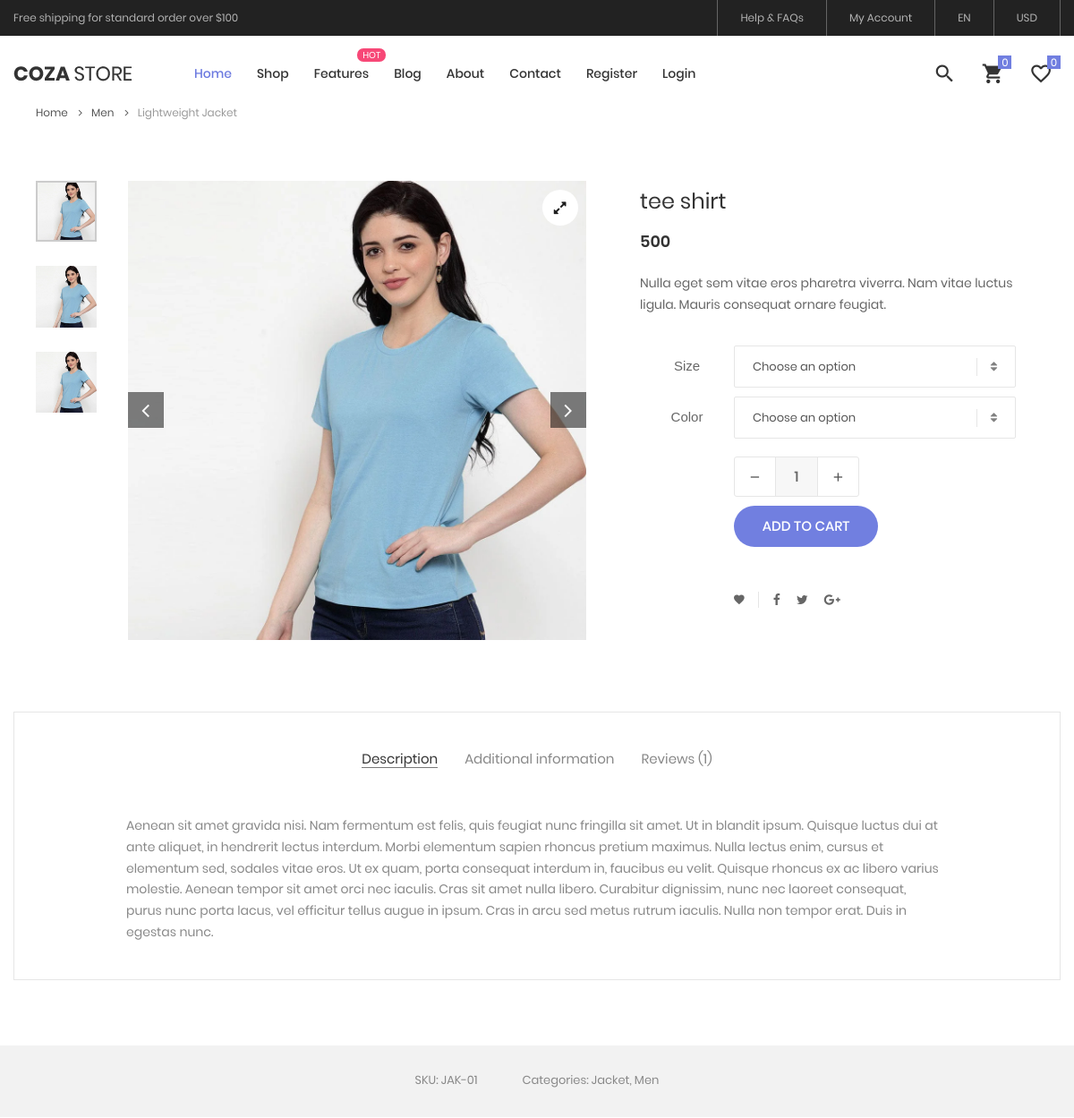
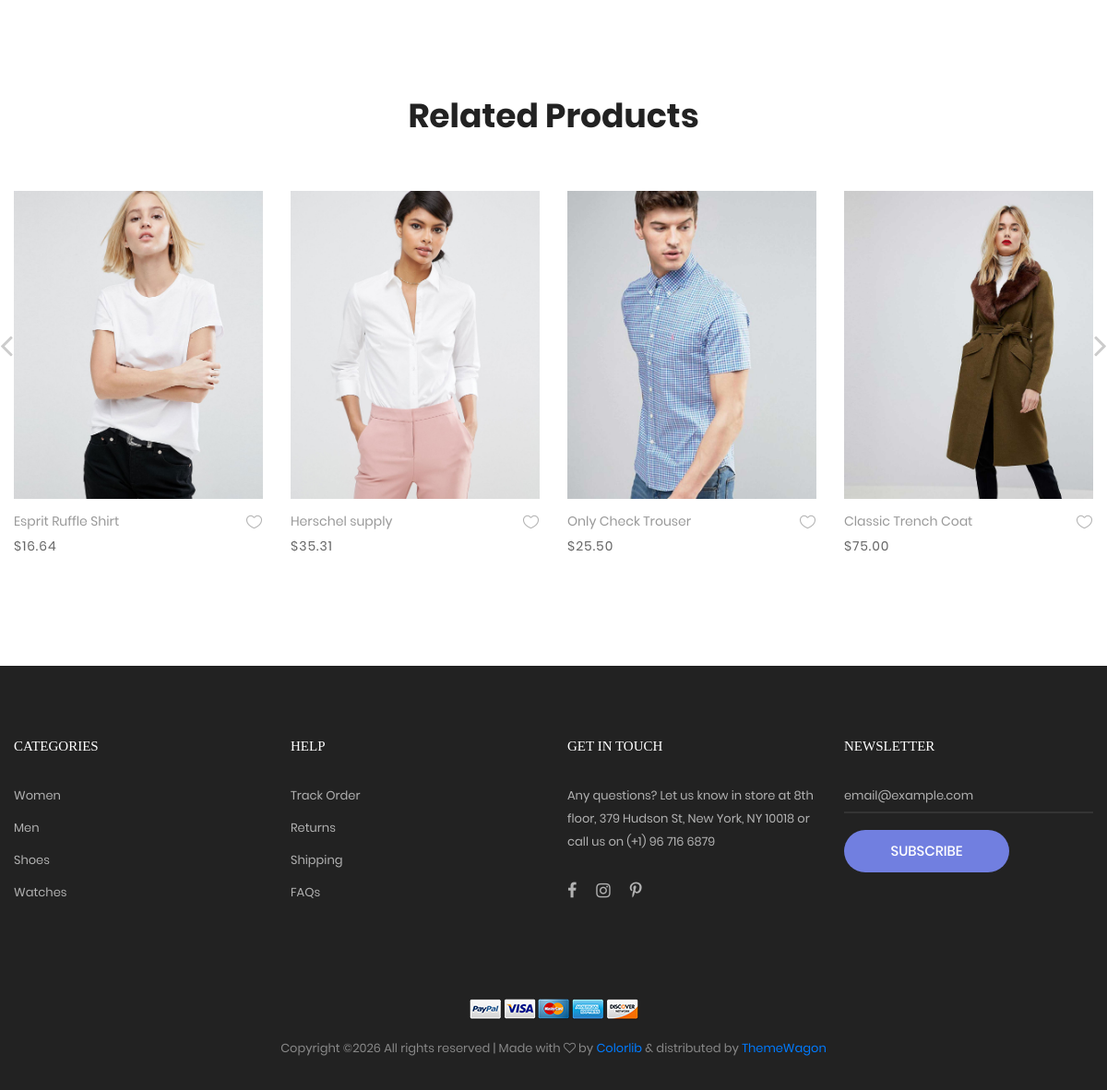
The page /product-detail.php?id=8 on the database its author committed (2 pictures, top to bottom).
### tables this page shows
CREATE TABLE `add_product` (
  `p_id` int(11) NOT NULL,
  `p_name` varchar(50) DEFAULT NULL,
  `p_description` varchar(50) DEFAULT NULL,
  `p_price` int(11) DEFAULT NULL,
  `p_qnty` int(11) DEFAULT NULL,
  `p_status` varchar(50) DEFAULT 'in stock',
  `p_image` text DEFAULT NULL,
  `category_id` int(11) DEFAULT NULL
);

### product-detail.php (the view, shortened to what this page needs)
<?php
include_once 'header.php'
?>
	<div class="container mt-5">
		<div class="bread-crumb flex-w p-l-25 p-r-15 p-t-30 p-lr-0-lg">
			<a href="index.php" class="stext-109 cl8 hov-cl1 trans-04">
				Home
				<i class="fa fa-angle-right m-l-9 m-r-10" aria-hidden="true"></i>
			</a>
			<a href="product.html" class="stext-109 cl8 hov-cl1 trans-04">
				Men
				<i class="fa fa-angle-right m-l-9 m-r-10" aria-hidden="true"></i>
			</a>
			<span class="stext-109 cl4">
				Lightweight Jacket
			</span>
		</div>
	</div>
	<?php
	include_once 'connection.php';
	if(isset($_GET['id'])){
		$id = $_GET['id'];
		$product = mysqli_query($con, "SELECT * FROM add_product where p_id = '$id' ");
		$fetch_pro = mysqli_fetch_assoc($product);
		?>
			<form action="code.php" method='post'>
			<section class="sec-product-detail bg0 p-t-65 p-b-60">
		<div class="container">
			<div class="row">
				<div class="col-md-6 col-lg-7 p-b-30">
					<div class="p-l-25 p-r-30 p-lr-0-lg">
						<div class="wrap-slick3 flex-sb flex-w">
							<div class="wrap-slick3-dots"></div>
							<div class="slick3 gallery-lb">
								<div class="item-slick3" data-thumb="admin_panel/images/<?php echo $fetch_pro['p_image']; ?>">
									<div class="wrap-pic-w pos-relative">
										<img src="admin_panel/images/<?php echo $fetch_pro['p_image']; ?>" alt="IMG-PRODUCT">
										<a class="flex-c-m size-108 how-pos1 bor0 fs-16 cl10 bg0 hov-btn3 trans-04" href="images/product-detail-01.jpg">
											<i class="fa fa-expand"></i>
										</a>
									</div>
								</div>
							</div>
						</div>
					</div>
				</div>
				<div class="col-md-6 col-lg-5 p-b-30">
					<div class="p-r-50 p-t-5 p-lr-0-lg">
						<h4 class="mtext-105 cl2 js-name-detail p-b-14">
							<?php echo $fetch_pro['p_name']?>
						</h4>
						<span class="mtext-106 cl2">
							<?php echo $fetch_pro['p_price']?>
						</span>
						<p class="stext-102 cl3 p-t-23">
							Nulla eget sem vitae eros pharetra viverra. Nam vitae luctus ligula. Mauris consequat ornare feugiat.
						</p>
						<div class="p-t-33">
							<div class="flex-w flex-r-m p-b-10">
								<div class="size-203 flex-c-m respon6">
									Size
								</div>
								<div class="size-204 respon6-next">
									<div class="rs1-select2 bor8 bg0">
									</div>
								</div>
							</div>
							<div class="flex-w flex-r-m p-b-10">
								<div class="size-203 flex-c-m respon6">
									Color
								</div>
								<div class="size-204 respon6-next">
									<div class="rs1-select2 bor8 bg0">
									</div>
								</div>
							</div>
							<div class="flex-w flex-r-m p-b-10">
								<div class="size-204 flex-w flex-m respon6-next">
									<div class="wrap-num-product flex-w m-r-20 m-tb-10">
										<div class="btn-num-product-down cl8 hov-btn3 trans-04 flex-c-m">
											<i class="fs-16 zmdi zmdi-minus"></i>
										</div>
										<input class="mtext-104 cl3 txt-center num-product" type="number" name="p_qnty" value="1">
										<div class="btn-num-product-up cl8 hov-btn3 trans-04 flex-c-m">
											<i class="fs-16 zmdi zmdi-plus"></i>
										</div>
									</div>
										<?php
										if(isset($_SESSION['user_id'])){
										?>
										<button type="submit" name='add-to-cart' class="flex-c-m stext-101 cl0 size-101 bg1 bor1 hov-btn1 p-lr-15 trans-04">
										Add to cart
									</button>
									<?php
										}else{
											?>
											<a href="login.php" class="flex-c-m stext-101 cl0 size-101 bg1 bor1 hov-btn1 p-lr-15 trans-04
												js-addcart-detail">
										Add to cart
									</a>
									<?php
										}
										?>
								</div>
							</div>
						</div>
						<div class="flex-w flex-m p-l-100 p-t-40 respon7">
							<div class="flex-m bor9 p-r-10 m-r-11">
								<a href="#" class="fs-14 cl3 hov-cl1 trans-04 lh-10 p-lr-5 p-tb-2 js-addwish-detail tooltip100" data-tooltip="Add to Wishlist">
									<i class="zmdi zmdi-favorite"></i>
								</a>
							</div>
							<a href="#" class="fs-14 cl3 hov-cl1 trans-04 lh-10 p-lr-5 p-tb-2 m-r-8 tooltip100" data-tooltip="Facebook">
								<i class="fa fa-facebook"></i>
							</a>
							<a href="#" class="fs-14 cl3 hov-cl1 trans-04 lh-10 p-lr-5 p-tb-2 m-r-8 tooltip100" data-tooltip="Twitter">
								<i class="fa fa-twitter"></i>
							</a>
							<a href="#" class="fs-14 cl3 hov-cl1 trans-04 lh-10 p-lr-5 p-tb-2 m-r-8 tooltip100" data-tooltip="Google Plus">
								<i class="fa fa-google-plus"></i>
							</a>
						</div>
					</div>
				</div>
			</div>
			<div class="bor10 m-t-50 p-t-43 p-b-40">
				<div class="tab01">
					<ul class="nav nav-tabs" role="tablist">
						<li class="nav-item p-b-10">
							<a class="nav-link active" data-toggle="tab" href="#description" role="tab">Description</a>
						</li>
						<li class="nav-item p-b-10">
							<a class="nav-link" data-toggle="tab" href="#information" role="tab">Additional information</a>
						</li>
						<li class="nav-item p-b-10">
							<a class="nav-link" data-toggle="tab" href="#reviews" role="tab">Reviews (1)</a>
						</li>
					</ul>
					<div class="tab-content p-t-43">
						<div class="tab-pane fade show active" id="description" role="tabpanel">
							<div class="how-pos2 p-lr-15-md">
								<p class="stext-102 cl6">
									Aenean sit amet gravida nisi. Nam fermentum est felis, quis feugiat nunc fringilla sit amet. Ut in blandit ipsum. Quisque luctus dui at ante aliquet, in hendrerit lectus interdum. Morbi elementum sapien rhoncus pretium maximus. Nulla lectus enim, cursus et elementum sed, sodales vitae eros. Ut ex quam, porta consequat interdum in, faucibus eu velit. Quisque rhoncus ex ac libero varius molestie. Aenean tempor sit amet orci nec iaculis. Cras sit amet nulla libero. Curabitur dignissim, nunc nec laoreet consequat, purus nunc porta lacus, vel efficitur tellus augue in ipsum. Cras in arcu sed metus rutrum iaculis. Nulla non tempor erat. Duis in egestas nunc.
								</p>
							</div>
						</div>
					</div>
				</div>
			</div>
		</div>
		<div class="bg6 flex-c-m flex-w size-302 m-t-73 p-tb-15">
			<span class="stext-107 cl6 p-lr-25">
				SKU: JAK-01
			</span>
			<span class="stext-107 cl6 p-lr-25">
				Categories: Jacket, Men
			</span>
		</div>
	</section>
	</form>
	<?php
	}
	?>
	<section class="sec-relate-product bg0 p-t-45 p-b-105">
		<div class="container">
			<div class="p-b-45">
				<h3 class="ltext-106 cl5 txt-center">
					Related Products
				</h3>
			</div>
			<div class="wrap-slick2">
				<div class="slick2">
					<div class="item-slick2 p-l-15 p-r-15 p-t-15 p-b-15">
						<div class="block2">
							<div class="block2-pic hov-img0">
								<img src="images/product-01.jpg" alt="IMG-PRODUCT">
							</div>
							<div class="block2-txt flex-w flex-t p-t-14">
								<div class="block2-txt-child1 flex-col-l ">
									<a href="product-detail.html" class="stext-104 cl4 hov-cl1 trans-04 js-name-b2 p-b-6">
										Esprit Ruffle Shirt
									</a>
									<span class="stext-105 cl3">
										$16.64
									</span>
								</div>
								<div class="block2-txt-child2 flex-r p-t-3">
									<a href="#" class="btn-addwish-b2 dis-block pos-relative js-addwish-b2">
										<img class="icon-heart1 dis-block trans-04" src="images/icons/icon-heart-01.png" alt="ICON">
									</a>
								</div>
							</div>
						</div>
					</div>
					<div class="item-slick2 p-l-15 p-r-15 p-t-15 p-b-15">
						<div class="block2">
							<div class="block2-pic hov-img0">
								<img src="images/product-02.jpg" alt="IMG-PRODUCT">
							</div>
							<div class="block2-txt flex-w flex-t p-t-14">
								<div class="block2-txt-child1 flex-col-l ">
									<a href="product-detail.html" class="stext-104 cl4 hov-cl1 trans-04 js-name-b2 p-b-6">
										Herschel supply
									</a>
									<span class="stext-105 cl3">
										$35.31
									</span>
								</div>
								<div class="block2-txt-child2 flex-r p-t-3">
									<a href="#" class="btn-addwish-b2 dis-block pos-relative js-addwish-b2">
										<img class="icon-heart1 dis-block trans-04" src="images/icons/icon-heart-01.png" alt="ICON">
									</a>
								</div>
							</div>
						</div>
					</div>
					<div class="item-slick2 p-l-15 p-r-15 p-t-15 p-b-15">
						<div class="block2">
							<div class="block2-pic hov-img0">
								<img src="images/product-03.jpg" alt="IMG-PRODUCT">
							</div>
							<div class="block2-txt flex-w flex-t p-t-14">
								<div class="block2-txt-child1 flex-col-l ">
									<a href="product-detail.html" class="stext-104 cl4 hov-cl1 trans-04 js-name-b2 p-b-6">
										Only Check Trouser
									</a>
									<span class="stext-105 cl3">
										$25.50
									</span>
								</div>
								<div class="block2-txt-child2 flex-r p-t-3">
									<a href="#" class="btn-addwish-b2 dis-block pos-relative js-addwish-b2">
										<img class="icon-heart1 dis-block trans-04" src="images/icons/icon-heart-01.png" alt="ICON">
									</a>
								</div>
							</div>
						</div>
					</div>
					<div class="item-slick2 p-l-15 p-r-15 p-t-15 p-b-15">
						<div class="block2">
							<div class="block2-pic hov-img0">
								<img src="images/product-04.jpg" alt="IMG-PRODUCT">
							</div>
							<div class="block2-txt flex-w flex-t p-t-14">
								<div class="block2-txt-child1 flex-col-l ">
									<a href="product-detail.html" class="stext-104 cl4 hov-cl1 trans-04 js-name-b2 p-b-6">
										Classic Trench Coat
									</a>
									<span class="stext-105 cl3">
										$75.00
									</span>
								</div>
								<div class="block2-txt-child2 flex-r p-t-3">
									<a href="#" class="btn-addwish-b2 dis-block pos-relative js-addwish-b2">
										<img class="icon-heart1 dis-block trans-04" src="images/icons/icon-heart-01.png" alt="ICON">
									</a>
								</div>
							</div>
						</div>
					</div>
				</div>
			</div>
		</div>
	</section>
	<?php
include_once 'footer.php'
?>

### css/main.css (style rules this page uses)
.container { max-width: 1380px; }
@media (max-width: 1600px) { .container { max-width: 1200px; } }
.slick-slide { outline: none !important; }
.wrap-slick2 { position: relative; margin-right: -15px; margin-left: -15px; }
.wrap-slick3 { position: relative; }
.wrap-slick3-dots { width: 11.111111%; }
.slick3 { width: 83.333333%; }
.tab01 .nav-tabs { display: -webkit-box; display: -webkit-flex; display: -moz-box; display: -ms-flexbox; display: flex; flex-wrap: wrap; justify-content: center; align-items: center; border: none; }
.tab01 .nav-tabs .nav-item { margin: 0px 15px; }
.tab01 .nav-link { font-family: Poppins-Regular; font-size: 15px; color: #888; line-height: 1.2; padding: 0; border-radius: 0px; border: none; border-bottom: 1px solid transparent; -webkit-transition: all 0.4s; -o-transition: all 0.4s; -moz-transition: all 0.4s; transition: all 0.4s; }
.tab01 .nav-link.active { color: #333; border-color: #797979; }
.wrap-num-product { width: 140px; height: 45px; border: 1px solid #e6e6e6; border-radius: 3px; overflow: hidden; }
.btn-num-product-up, .btn-num-product-down { width: 45px; height: 100%; cursor: pointer; }
.num-product { width: calc(100% - 90px); height: 100%; border-left: 1px solid #e6e6e6; border-right: 1px solid #e6e6e6; background-color: #f7f7f7; }
input.num-product { -moz-appearance: textfield; appearance: none; -webkit-appearance: none; }
.tooltip100 { position: relative; }
.tooltip100::after { content: attr(data-tooltip); font-family: Poppins-Regular; font-size: 12px; color: #888; line-height: 18px; white-space: nowrap; display: block; position: absolute; background: #fff; border: 1px solid #ccc; height: 20px; padding: 0px 8px; top: -35px; left: 50%; -webkit-transform: translateX(-50%); -moz-transform: translateX(-50%); -ms-transform: translateX(-50%); -o-transform: translateX(-50%); transform: translateX(-50%); box-shadow: 0 3px 6px 0px rgba(0,0,0,0.18); -moz-box-shadow: 0 3px 6px 0px rgba(0,0,0,0.18); -webkit-box-shadow: 0 3px 6px 0px rgba(0,0,0,0.18); -o-box-shadow: 0 3px 6px 0px rgba(0,0,0,0.18); -ms-box-shadow: 0 3px 6px 0px rgba(0,0,0,0.18); -webkit-transition: all 0.2s; -o-transition: all 0.2s; -moz-transition: all 0.2s; transition: all 0.2s; visibility: hidden; opacity: 0; }
.block2-pic { position: relative; }
.block2-txt-child1 { width: calc(100% - 30px); }
.block2-txt-child2 { width: 30px; }
.cl0 { color: #fff; }
.cl2 { color: #333; }
.cl3 { color: #666; }
.cl4 { color: #999; }
.cl5 { color: #222; }
.cl6 { color: #888; }
.cl8 { color: #555; }
.cl10 { color: #1d1d1d; }
.stext-101 { font-family: Poppins-Medium; font-size: 15px; line-height: 1.466667; text-transform: uppercase; }
.stext-102 { font-family: Poppins-Regular; font-size: 14px; line-height: 1.7; }
.stext-104 { font-family: Poppins-Regular; font-size: 14px; line-height: 1.466667; }
.stext-105 { font-family: Poppins-Regular; font-size: 14px; line-height: 1.466667; letter-spacing: 1px; }
.stext-107 { font-family: Poppins-Regular; font-size: 13px; line-height: 1.923; }
.stext-109 { font-family: Poppins-Regular; font-size: 12px; line-height: 1.833333; }
.mtext-104 { font-family: Poppins-Medium; font-size: 16px; line-height: 1.6; }
.mtext-105 { font-family: Poppins-Regular; font-size: 24px; line-height: 1.5; }
.mtext-106 { font-family: Poppins-SemiBold; font-size: 18px; line-height: 1.388888; }
.ltext-106 { font-family: Poppins-Bold; font-size: 36px; line-height: 1.2; }
.size-101 { min-width: 161px; height: 46px; }
.size-108 { width: 40px; height: 40px; }
.size-203 { width: 105px; }
.size-204 { width: calc(100% - 105px); }
.size-302 { min-height: 80px; }
.bg0 { background-color: #fff; }
.bg1 { background-color: #717fe0; }
.bg6 { background-color: #f2f2f2; }
.bor0 { border-radius: 50%; }
.bor1 { border-radius: 23px; }
.bor8 { border: 1px solid #e6e6e6; border-radius: 2px; }
.bor9 { border-right: 1px solid #e6e6e6; }
.bor10 { border: 1px solid #e6e6e6; }
.how-pos1 { position: absolute; top: 10px; right: 10px; }
.how-pos2 { padding-left: 10.7%; padding-right: 11%; }
.hov-img0 { display: block; overflow: hidden; }
.hov-img0 img { width: 100%; -webkit-transition: transform 0.9s ease; -o-transition: transform 0.9s ease; -moz-transition: transform 0.9s ease; transition: transform 0.9s ease; }

### rows shown on the page
add_product: p_image (picture), p_name "tee shirt", p_price "500"
